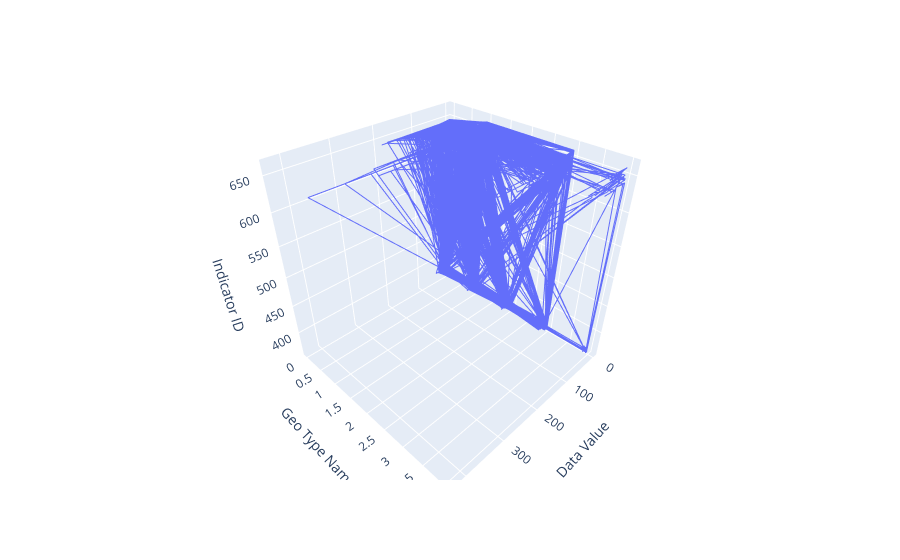

Notebook source saved alongside this figure:
### Code cell
fig  = px.line_3d(data , x ='Data Value', 
                  y = 'Geo Type Name' , z = 'Indicator ID')
fig.show()

### Figure 1 — Plotly figure (JSON) as saved in the notebook; plotly's stock layout.template omitted (floating-point values rounded to 4 significant figures; data arrays with more than 128 entries replaced by an {"elided": "..."} marker saying what was removed)
{"data": [{"hovertemplate": "Data Value=%{x}<br>Geo Type Name=%{y}<br>Indicator ID=%{z}<extra></extra>", "legendgroup": "", "line": {"color": "#636efa", "dash": "solid"}, "marker": {"symbol": "circle"}, "mode": "lines", "name": "", "scene": "scene", "showlegend": false, "type": "scatter3d", "x": {"elided": "18862 float values"}, "y": {"elided": "18862 int values"}, "z": {"elided": "18862 int values"}}], "layout": {"legend": {"tracegroupgap": 0}, "margin": {"t": 60}, "scene": {"domain": {"x": [0, 1], "y": [0, 1]}, "xaxis": {"title": {"text": "Data Value"}}, "yaxis": {"title": {"text": "Geo Type Name"}}, "zaxis": {"title": {"text": "Indicator ID"}}}}}
